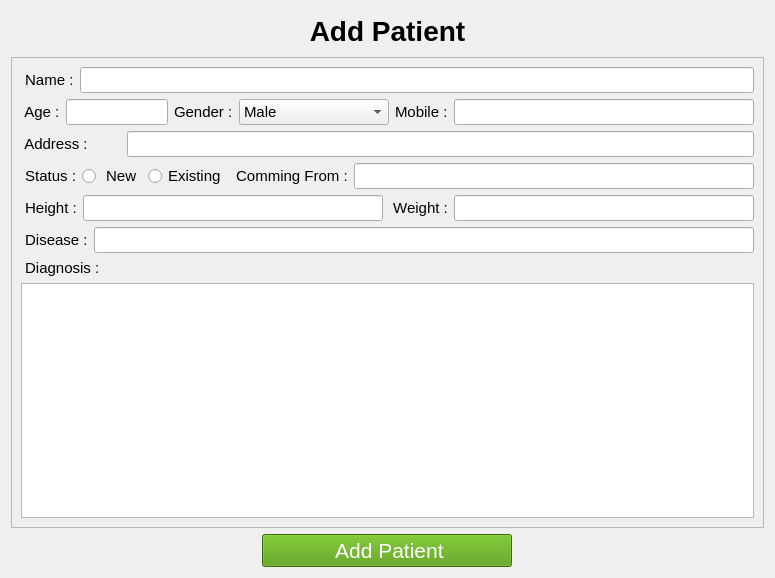
<?xml version="1.0" encoding="UTF-8"?>
<ui version="4.0">
 <class>Form</class>
 <widget class="QWidget" name="Form">
  <property name="geometry">
   <rect>
    <x>0</x>
    <y>0</y>
    <width>775</width>
    <height>578</height>
   </rect>
  </property>
  <property name="windowTitle">
   <string>Add Record</string>
  </property>
  <property name="windowIcon">
   <iconset>
    <normaloff>icons/005-add.png</normaloff>icons/005-add.png</iconset>
  </property>
  <layout class="QVBoxLayout" name="verticalLayout_3">
   <item>
    <widget class="QPushButton" name="pushButton_2">
     <property name="font">
      <font>
       <pointsize>21</pointsize>
       <weight>75</weight>
       <bold>true</bold>
      </font>
     </property>
     <property name="text">
      <string>Add Patient</string>
     </property>
     <property name="icon">
      <iconset>
       <normaloff>icons/005-add.png</normaloff>icons/005-add.png</iconset>
     </property>
     <property name="iconSize">
      <size>
       <width>30</width>
       <height>30</height>
      </size>
     </property>
     <property name="flat">
      <bool>true</bool>
     </property>
    </widget>
   </item>
   <item>
    <widget class="QScrollArea" name="scrollArea">
     <property name="font">
      <font>
       <pointsize>11</pointsize>
      </font>
     </property>
     <property name="widgetResizable">
      <bool>true</bool>
     </property>
     <widget class="QWidget" name="scrollAreaWidgetContents">
      <property name="geometry">
       <rect>
        <x>0</x>
        <y>0</y>
        <width>751</width>
        <height>445</height>
       </rect>
      </property>
      <layout class="QVBoxLayout" name="verticalLayout_2">
       <item>
        <layout class="QVBoxLayout" name="verticalLayout">
         <item>
          <layout class="QHBoxLayout" name="horizontalLayout">
           <item>
            <widget class="QLabel" name="label_3">
             <property name="font">
              <font>
               <pointsize>11</pointsize>
              </font>
             </property>
             <property name="text">
              <string> Name :</string>
             </property>
            </widget>
           </item>
           <item>
            <widget class="QLineEdit" name="name">
             <property name="font">
              <font>
               <pointsize>11</pointsize>
              </font>
             </property>
            </widget>
           </item>
          </layout>
         </item>
         <item>
          <layout class="QHBoxLayout" name="horizontalLayout_6">
           <item>
            <widget class="QLabel" name="label">
             <property name="text">
              <string> Age :</string>
             </property>
            </widget>
           </item>
           <item>
            <widget class="QLineEdit" name="age">
             <property name="minimumSize">
              <size>
               <width>30</width>
               <height>1</height>
              </size>
             </property>
            </widget>
           </item>
           <item>
            <widget class="QLabel" name="label_2">
             <property name="text">
              <string>Gender :</string>
             </property>
            </widget>
           </item>
           <item>
            <widget class="QComboBox" name="gender">
             <property name="minimumSize">
              <size>
               <width>150</width>
               <height>3</height>
              </size>
             </property>
             <item>
              <property name="text">
               <string>Male</string>
              </property>
             </item>
             <item>
              <property name="text">
               <string>Female</string>
              </property>
             </item>
            </widget>
           </item>
           <item>
            <widget class="QLabel" name="label_4">
             <property name="text">
              <string>Mobile :</string>
             </property>
            </widget>
           </item>
           <item>
            <widget class="QLineEdit" name="mobile">
             <property name="minimumSize">
              <size>
               <width>300</width>
               <height>1</height>
              </size>
             </property>
            </widget>
           </item>
          </layout>
         </item>
         <item>
          <layout class="QHBoxLayout" name="horizontalLayout_7">
           <item>
            <widget class="QLabel" name="label_5">
             <property name="minimumSize">
              <size>
               <width>100</width>
               <height>1</height>
              </size>
             </property>
             <property name="text">
              <string> Address :</string>
             </property>
            </widget>
           </item>
           <item>
            <widget class="QLineEdit" name="address"/>
           </item>
          </layout>
         </item>
        </layout>
       </item>
       <item>
        <layout class="QHBoxLayout" name="horizontalLayout_2">
         <item>
          <widget class="QLabel" name="label_6">
           <property name="text">
            <string> Status :</string>
           </property>
          </widget>
         </item>
         <item>
          <widget class="QRadioButton" name="radio_new">
           <property name="text">
            <string> New</string>
           </property>
          </widget>
         </item>
         <item>
          <widget class="QRadioButton" name="radio_exiting">
           <property name="text">
            <string>Existing</string>
           </property>
          </widget>
         </item>
         <item>
          <widget class="QLabel" name="label_7">
           <property name="text">
            <string> Comming From :</string>
           </property>
          </widget>
         </item>
         <item>
          <widget class="QLineEdit" name="comming_from"/>
         </item>
        </layout>
       </item>
       <item>
        <layout class="QHBoxLayout" name="horizontalLayout_3">
         <item>
          <widget class="QLabel" name="label_8">
           <property name="text">
            <string> Height :</string>
           </property>
          </widget>
         </item>
         <item>
          <widget class="QLineEdit" name="height"/>
         </item>
         <item>
          <widget class="QLabel" name="label_9">
           <property name="text">
            <string> Weight :</string>
           </property>
          </widget>
         </item>
         <item>
          <widget class="QLineEdit" name="weight"/>
         </item>
        </layout>
       </item>
       <item>
        <layout class="QHBoxLayout" name="horizontalLayout_4">
         <item>
          <widget class="QLabel" name="label_10">
           <property name="text">
            <string> Disease :</string>
           </property>
          </widget>
         </item>
         <item>
          <widget class="QLineEdit" name="disease"/>
         </item>
        </layout>
       </item>
       <item>
        <layout class="QVBoxLayout" name="verticalLayout_4">
         <item>
          <widget class="QLabel" name="label_11">
           <property name="text">
            <string> Diagnosis :</string>
           </property>
          </widget>
         </item>
         <item>
          <widget class="QTextEdit" name="diagnosis"/>
         </item>
        </layout>
       </item>
      </layout>
     </widget>
    </widget>
   </item>
   <item>
    <layout class="QHBoxLayout" name="horizontalLayout_8">
     <item>
      <widget class="QPushButton" name="addrecord">
       <property name="maximumSize">
        <size>
         <width>250</width>
         <height>1000</height>
        </size>
       </property>
       <property name="font">
        <font>
         <pointsize>16</pointsize>
         <weight>50</weight>
         <bold>false</bold>
        </font>
       </property>
       <property name="styleSheet">
        <string notr="true">background-color: rgb(78, 154, 6);
color: rgb(255, 255, 255);</string>
       </property>
       <property name="text">
        <string>  Add Patient </string>
       </property>
      </widget>
     </item>
    </layout>
   </item>
  </layout>
 </widget>
 <resources/>
 <connections/>
</ui>
